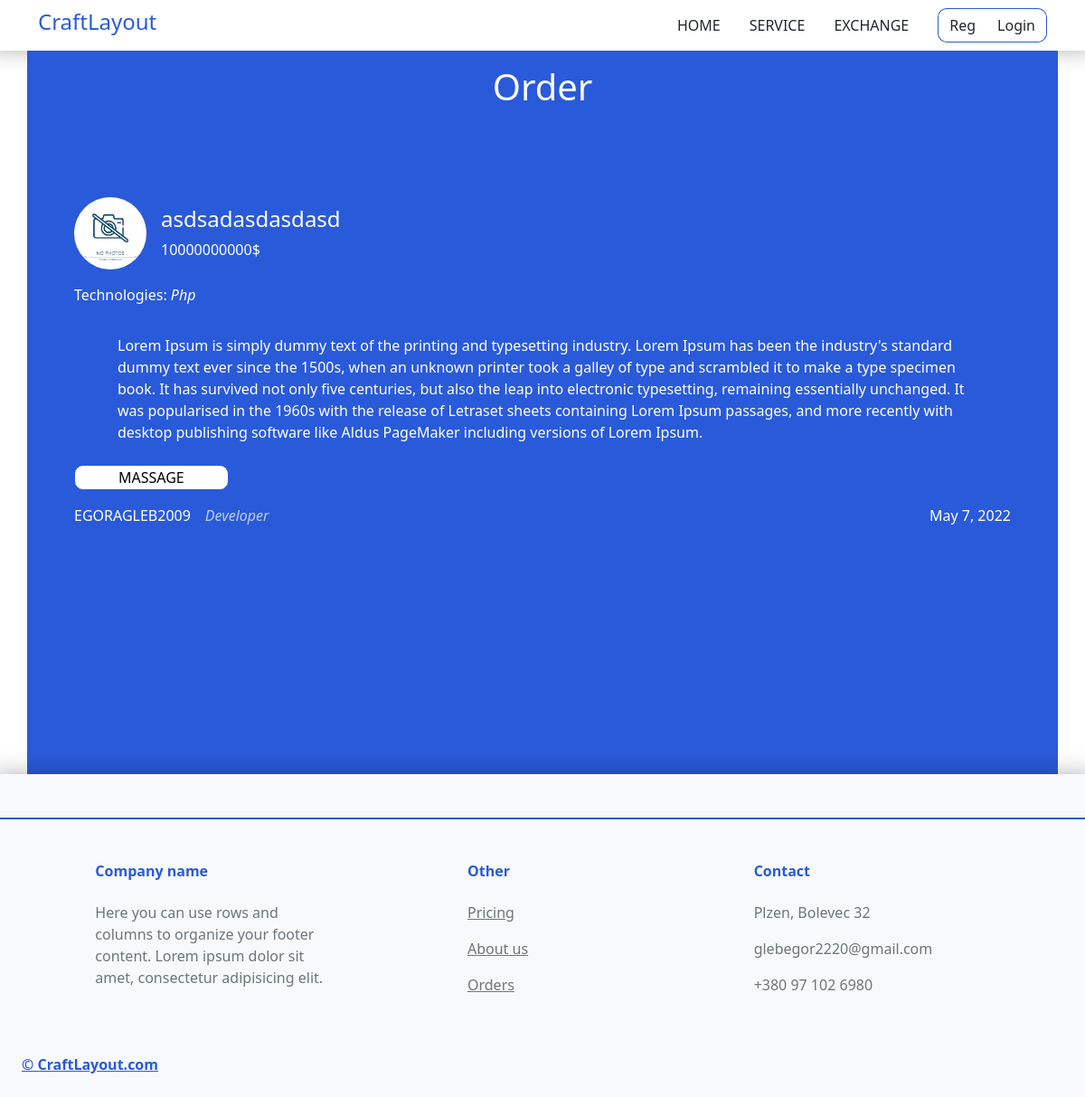
Screenshot of /exchange/8 with the database file from the repository.
### exchange/models.py (models this page shows, shortened)
class Exchange(models.Model):
    user = models.ForeignKey(User, on_delete=models.CASCADE)
    title = models.CharField(max_length=255)
    salary = models.CharField(default='Agreements' ,max_length=255)
    text = models.TextField()
    technologies = models.CharField(max_length=255, default=' ')
    date = models.DateField(default=timezone.now)
    id = models.AutoField(primary_key=True)

### users/models.py (models this page shows, shortened)
class Profile(models.Model):
    user = models.OneToOneField(User, on_delete=models.CASCADE)
    Avatar = models.ImageField(default='default.png', upload_to='avatarks')
    banner = models.ImageField(default='default.png', upload_to='banners')
    position = models.CharField(default='Developer', max_length=150)

### exchange/views.py (the view)
# urls.py: path('exchange/<int:id>', exchViews.OrderPage),
def OrderPage(request, id):
    orders = Exchange.objects.filter(pk=id)
    context = {'data': orders}
    return render(request, 'exchange/exchangeOrder.html', context)

### exchange/templates/exchange/exchangeOrder.html (shortened to what this page needs)
{% extends 'services/main-layout.html' %}
{% block content%}
<div style="min-height:800px;background: #295AD9;" class='container'>
    <h1 class="text-center pt-3 text-light">Order</h1>
            {% for order in data%}
            <div class='orderExchange pb-5'>
                <div class="d-flex align-items-center mt-5 pb-3">
                    <img style="width: 80px; height: 80px; border-radius: 50%;" src={{ order.user.profile.Avatar.url}}>
                    <div class="ms-3">
                        <div class="h4">{{ order.title}}</div>
                        <div class="">{{ order.salary}}</div>
                    </div>
                </div>
                <p class="techExchange">Technologies: <em class="">{{ order.technologies}}</em></p>
                <div class="py-3 px-5">{{ order.text}}</div>
                <div>
                    <a href={{ order.id }}><button class="btnExchange text-uppercase my-2 px-5">Massage</button></a>
                    <div class="d-flex  justify-content-between pt-2">
                        <div class="d-flex">
                            <div class="text-uppercase">{{ order.user}}</div>
                            <em class="ps-3" style="opacity: .7;">{{ order.user.profile.position}}</em>
                        </div>
                        <div class="">{{ order.date}}</div>
                    </div>
                </div>
            </div>
            {% endfor%}
        </div>
    </div>
{% endblock%}

### services/static/services/style.css (style rules this page uses)
body { margin: 0; font-family: 'Raleway', sans-serif; }
button { background-color: #fff; border: 1px solid #295AD9!important; border-radius: 10px!important; }
.orderExchange { width: 100%; margin: 10px 0 auto; color: white; padding: 40px; border-radius: 10px; background-color: #295AD9; }

### rows the page displays
Exchange: user.profile.Avatar (placeholder picture), title "asdsadasdasdasd", salary "10000000000$", technologies "Php", text "Lorem Ipsum is simply dummy text of the printing and typesetting industry. Lorem Ipsum has been the industry's standard dummy text ever since the 1500s, when an unknown printer took a galley of type and scrambled it to make a type specimen book. It has survived not only five centuries, but also the leap into electronic typesetting, remaining essentially unchanged. It was popularised in the 1960s with the release of Letraset sheets containing Lorem Ipsum passages, and more recently with desktop publishing software like Aldus PageMaker including versions of Lorem Ipsum.", user "EGORAGLEB2009", user.profile.position "Developer", date "May 7, 2022"
